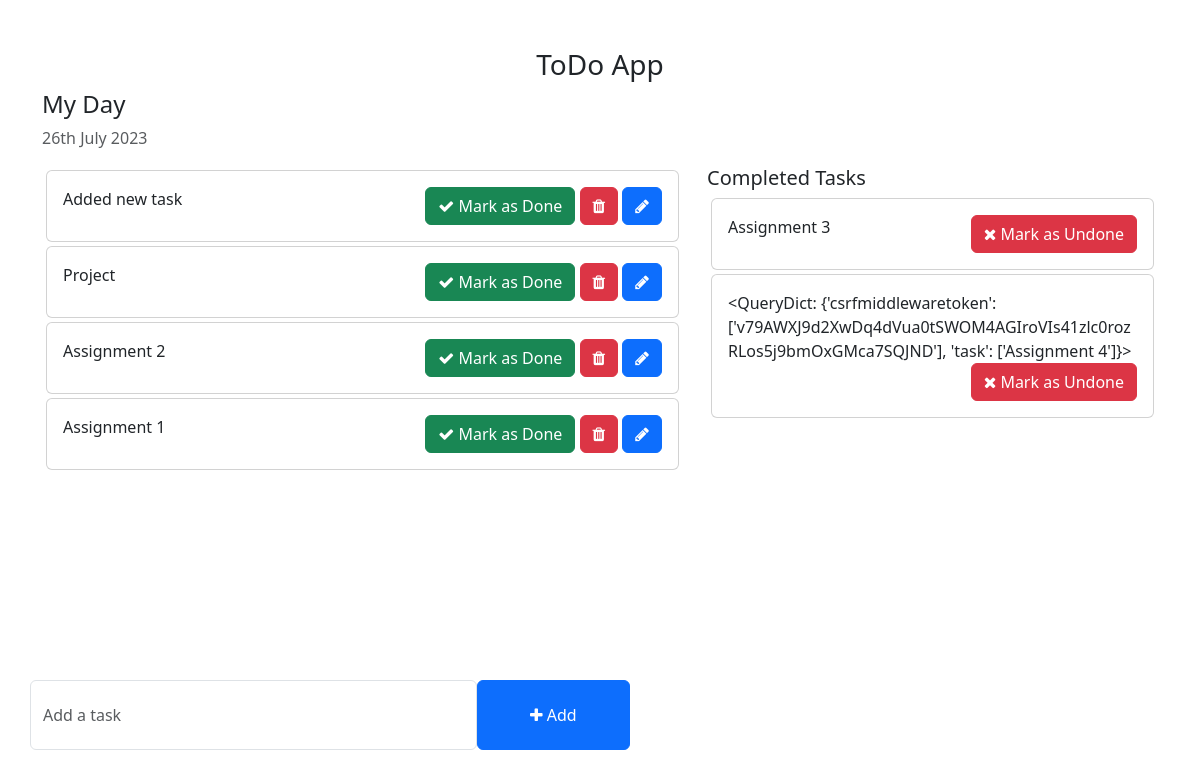
Before: / with the older database file.
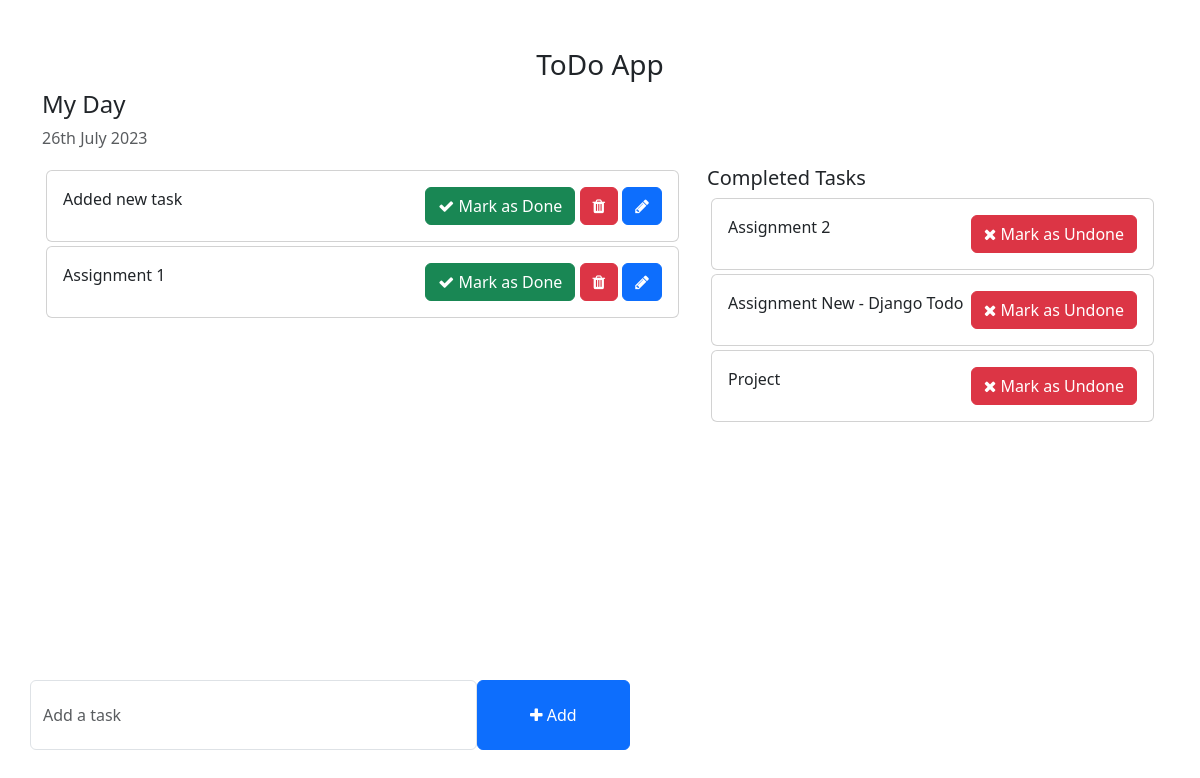
After: the same page with the newer database file.
### todo/models.py (models this page shows, shortened)
class Task(models.Model):
    task = models.CharField(max_length=250)
    is_completed = models.BooleanField(default=False)
    created_at = models.DateTimeField(auto_now_add=True)
    updated_at = models.DateTimeField(auto_now=True)

### todo_main/views.py (the view)
# urls.py: 2. Add a URL to urlpatterns:  path('', views.home, name='home')
def home(request):
    tasks = Task.objects.filter(is_completed=False).order_by('-updated_at')
    completed_tasks = Task.objects.filter(is_completed = True)
    context = {
        'tasks':tasks,
        'completed_tasks' : completed_tasks,
    }
    return render(request, 'home.html', context)

### templates/home.html (shortened to what this page needs)
<!DOCTYPE html>
<html lang="en">
<head>
    <link href="https://cdn.jsdelivr.net/npm/bootstrap@5.3.0-alpha1/dist/css/bootstrap.min.css" rel="stylesheet">
    <link rel="stylesheet" href="https://cdnjs.cloudflare.com/ajax/libs/font-awesome/4.7.0/css/font-awesome.min.css">
</head>
<body>
    <div class="container">
        <h3 class="pt-5 text-center">ToDo App</h3>
        <div class="row">
            <h4>My Day</h4>
            <p class="text-muted">{% now "jS F Y" %}</p>
            <div class="col-md-7 col-lg-7" style="height: 450px; overflow: scroll;">
                {% for task in tasks %}
                <div class="card m-1">
                    <div class="card-body">
                        {{ task.task }}
                        <span style="position: relative; float: right;">
                            <a href="{% url 'mark_as_done' task.pk %}" class="btn btn-success"><i class="fa fa-check"></i> Mark as Done</a>
                            <a href="{% url 'delete' task.pk %}" class="btn btn-danger"><i class="fa fa-trash"></i></a>
                            <a href="{% url 'edit' task.pk %}" class="btn btn-primary"><i class="fa fa-pencil"></i></a>
                        </span>
                    </div>
                </div>
                {% endfor %}
            </div>
            <div class="col-md-5 col-lg-5">
                <h5>Completed Tasks</h5>
                {% for task in completed_tasks%}
                <div class="card m-1">
                    <div class="card-body">
                        {{ task.task }}
                        <span style="position: relative; float: right; ">
                            <a href="{% url 'mark_as_undone' task.pk %}" class="btn btn-danger"><i class="fa fa-close"></i> Mark as Undone</a>
                        </span>
                    </div>
                </div>
                {% endfor %}
            </div>
        </div>
        <div class="row">
            <div class="col-md-6 col-lg-6 p-0" style="position: absolute; bottom: 50px;">
                <form action="{% url 'addTask' %}" method="POST">
                    <div class="form-group">
                        <span style="display: flex;">
                            <input type="text" name="task" class="form-control" placeholder="Add a task">
                            <button type="submit" class="btn btn-primary" style="width: 200px;"><i class="fa fa-plus"></i> Add</button>
                        </span>
                    </div>
                </form>
            </div>
        </div>
    </div>
</body>
</html>

### templates/home.html (style rules this page uses)
.form-control { padding: 1.375rem .75rem !important; }

Changed rows visible on the page:
removed Task: task "<QueryDict: {'csrfmiddlewaretoken': ['v79AWXJ9d2XwDq4dVua0tSWOM4AGIroVIs41zlc0rozRLos5j9bmOxGMca7SQJND'], 'task': ['Assignment 4']}>", shown under "Completed Tasks"
changed Task "Assignment 2": moves from the list under "My Day" to the list under "Completed Tasks"
changed Task: task "Assignment 3" → "Assignment New - Django Todo"
changed Task "Project": moves from the list under "My Day" to the list under "Completed Tasks"
